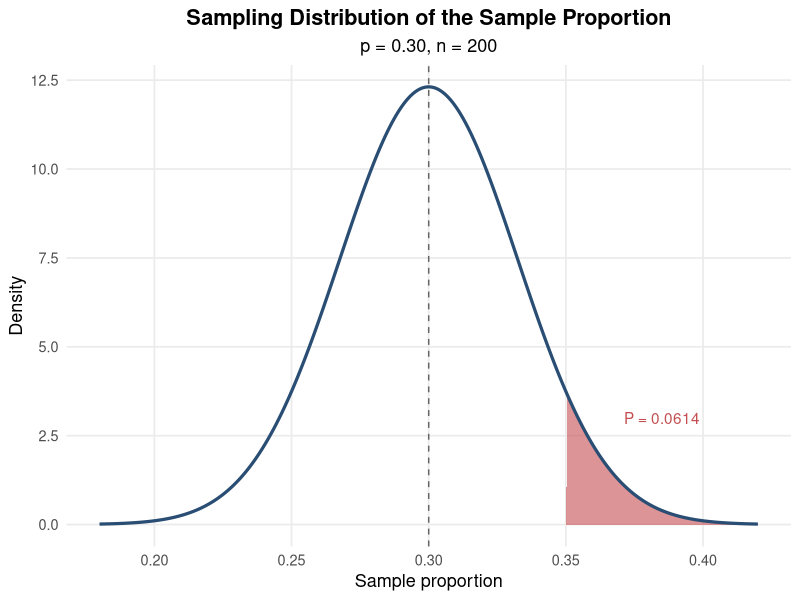
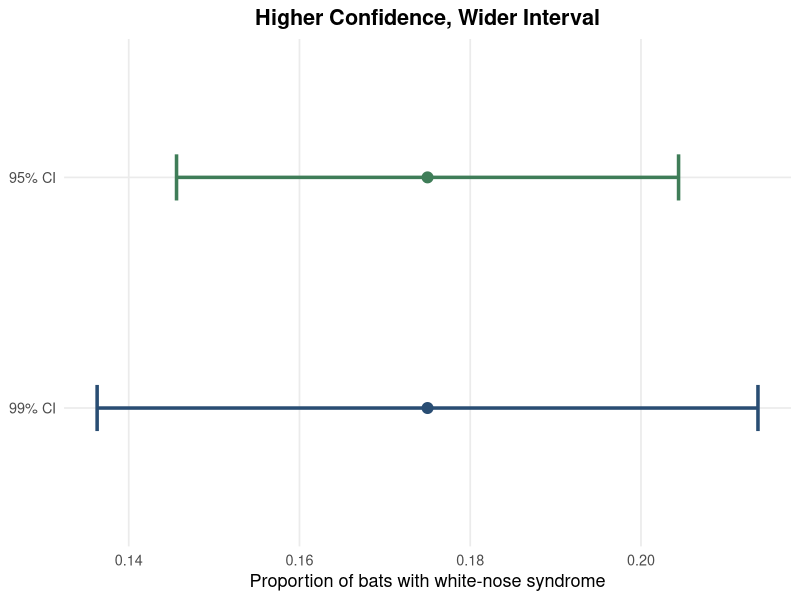
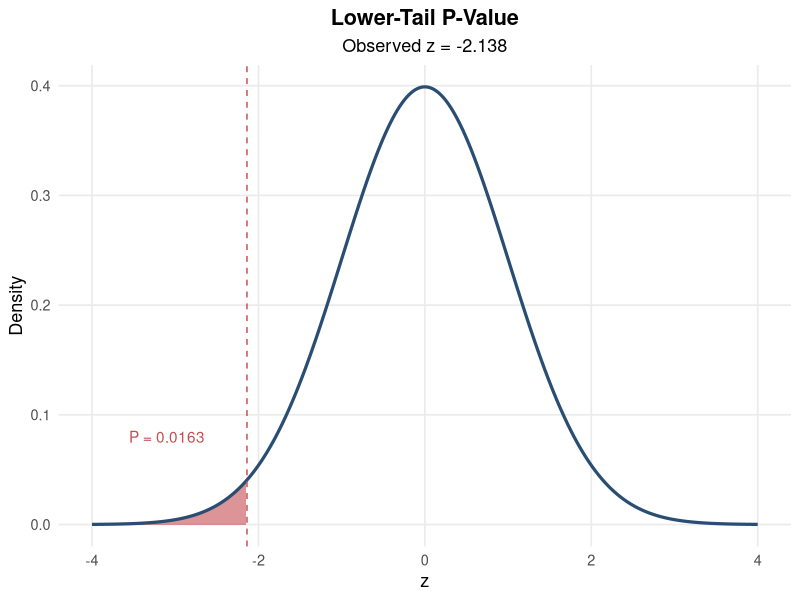
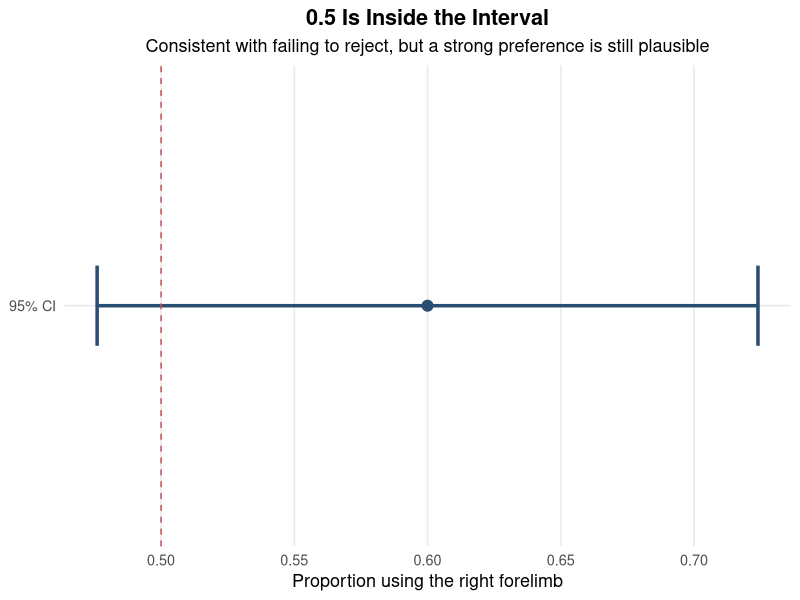
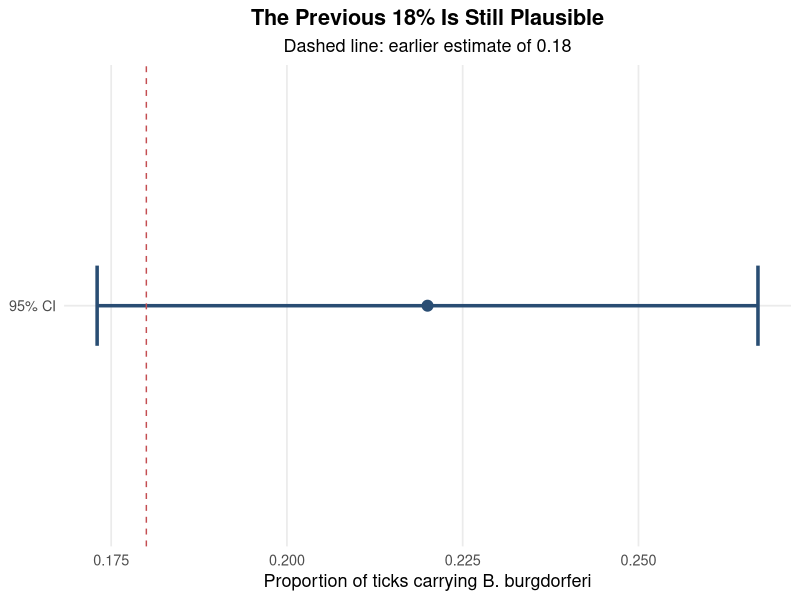

Generate these figures, in order, with R:
## ---- chunk 1
knitr::opts_chunk$set(
  echo = FALSE,
  warning = FALSE,
  message = FALSE,
  fig.align = "center",
  fig.retina = 2,
  out.width = "88%",
  fig.width = 6.4,
  fig.height = 3.4
)

suppressPackageStartupMessages(library(ggplot2))

hw_blue  <- "#294D73"
hw_red   <- "#C44E52"
hw_green <- "#3F7D58"
hw_gold  <- "#BE892D"
hw_grey  <- "#8FA8BF"

hw_theme <- theme_minimal(base_size = 13) +
  theme(
    plot.title = element_text(face = "bold", hjust = 0.5),
    plot.subtitle = element_text(hjust = 0.5),
    panel.grid.minor = element_blank(),
    legend.position = "bottom"
  )

# Helper: draw one or more confidence intervals
ci_plot <- function(df, xlab, title, subtitle = NULL, ref = NULL) {
  p <- ggplot(df, aes(x = est, y = method, colour = method)) +
    geom_errorbar(aes(xmin = lo, xmax = hi), orientation = "y",
                  width = 0.2, linewidth = 1.2) +
    geom_point(size = 3.4) +
    scale_colour_manual(values = c(hw_blue, hw_green, hw_red)[seq_len(nrow(df))],
                        guide = "none") +
    labs(title = title, subtitle = subtitle, x = xlab, y = NULL) +
    hw_theme
  if (!is.null(ref)) {
    p <- p + geom_vline(xintercept = ref, linetype = "dashed", colour = hw_red)
  }
  p
}
## ---- chunk 2
sd_phat <- sqrt(0.30 * 0.70 / 200)
pnorm(0.35, mean = 0.30, sd = sd_phat, lower.tail = FALSE)
## ---- chunk 3
g <- seq(0.18, 0.42, length.out = 600)
q2 <- data.frame(p = g, d = dnorm(g, 0.30, sd_phat))

ggplot(q2, aes(p, d)) +
  geom_area(data = subset(q2, p >= 0.35), fill = hw_red, alpha = 0.6) +
  geom_line(colour = hw_blue, linewidth = 1.1) +
  geom_vline(xintercept = 0.30, linetype = "dashed", colour = "grey40") +
  annotate("text", x = 0.385, y = 3, label = "P = 0.0614", colour = hw_red) +
  labs(title = "Sampling Distribution of the Sample Proportion",
       subtitle = "p = 0.30, n = 200", x = "Sample proportion", y = "Density") +
  hw_theme
## ---- chunk 4
ci_plot(
  data.frame(method = factor(c("95% CI", "99% CI"), levels = c("99% CI", "95% CI")),
             est = 0.175, lo = c(0.1456, 0.1363), hi = c(0.2044, 0.2137)),
  xlab = "Proportion of bats with white-nose syndrome",
  title = "Higher Confidence, Wider Interval"
)
## ---- chunk 5
p_hat <- 93 / 150
z <- (p_hat - 0.70) / sqrt(0.70 * 0.30 / 150)
c(z = z, p_value = pnorm(z))
## ---- chunk 6
g <- seq(-4, 4, length.out = 800)
q5 <- data.frame(z = g, d = dnorm(g))

ggplot(q5, aes(z, d)) +
  geom_area(data = subset(q5, z <= -2.138), fill = hw_red, alpha = 0.6) +
  geom_line(colour = hw_blue, linewidth = 1.1) +
  geom_vline(xintercept = -2.138, linetype = "dashed", colour = hw_red) +
  annotate("text", x = -3.1, y = 0.08, label = "P = 0.0163", colour = hw_red) +
  labs(title = "Lower-Tail P-Value", subtitle = "Observed z = -2.138",
       x = "z", y = "Density") +
  hw_theme
## ---- chunk 7
ci_plot(
  data.frame(method = factor("95% CI"), est = 0.60, lo = 0.476, hi = 0.724),
  xlab = "Proportion using the right forelimb",
  title = "0.5 Is Inside the Interval",
  subtitle = "Consistent with failing to reject, but a strong preference is still plausible",
  ref = 0.5
)
## ---- chunk 8
x <- 66; n <- 300; p0 <- 0.18
p_hat <- x / n

# Test (standard error uses p0)
se_null <- sqrt(p0 * (1 - p0) / n)
z <- (p_hat - p0) / se_null
c(se_null = se_null, z = z, p_value = 2 * pnorm(-abs(z)))

# Interval (standard error uses p_hat)
se_ci <- sqrt(p_hat * (1 - p_hat) / n)
c(se_ci = se_ci, p_hat + c(-1, 1) * qnorm(0.975) * se_ci)
## ---- chunk 9
ci_plot(
  data.frame(method = factor("95% CI"), est = 0.22, lo = 0.173, hi = 0.267),
  xlab = "Proportion of ticks carrying B. burgdorferi",
  title = "The Previous 18% Is Still Plausible",
  subtitle = "Dashed line: earlier estimate of 0.18",
  ref = 0.18
)
